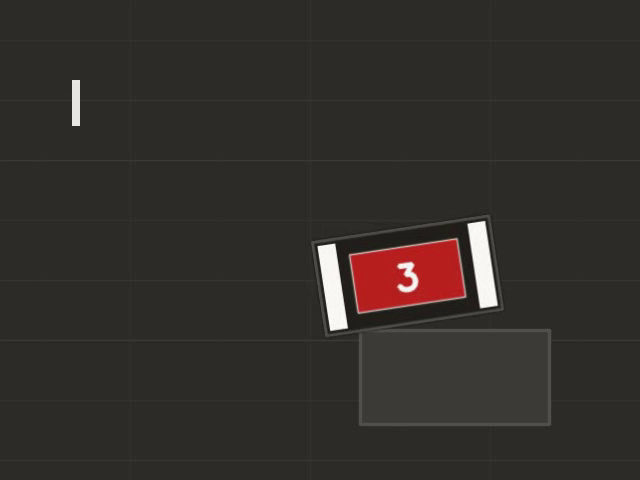
//> input picture frame 30 of lessons/opencv/素材/synth_armor.mp4, 640 x 480 px
$ ./9-2   (built with g++ and OpenCV 4)
//> lines starting //> are read from the running program, lines starting //| are printed output that depends on the picture; after the words box and inside, x2 and y2 are one past the last pixel; in counts of white or black regions, pixels touching at a corner belong together
#include <cmath>
#include <iostream>
#include <vector>

#include <opencv2/core.hpp>
#include <opencv2/imgproc.hpp>
#include <opencv2/videoio.hpp>

namespace {

double axisAngle(const std::vector<cv::Point>& contour) {
    cv::Mat samples(static_cast<int>(contour.size()), 2, CV_64F);
    for (int i = 0; i < samples.rows; ++i) {
        samples.at<double>(i, 0) = contour[i].x;
        samples.at<double>(i, 1) = contour[i].y;
    }
    cv::PCA pca(samples, cv::Mat(), cv::PCA::DATA_AS_ROW);
    const double ax = pca.eigenvectors.at<double>(0, 0);
    const double ay = pca.eigenvectors.at<double>(0, 1);
    double angle = std::atan2(ay, ax) * 180.0 / CV_PI;
    if (angle > 90.0) {
        angle -= 180.0;
    }
    if (angle <= -90.0) {
        angle += 180.0;
    }
    return angle;
}

int countBars(const cv::Mat& frame) {
    cv::Mat gray;
    cv::cvtColor(frame, gray, cv::COLOR_BGR2GRAY);
    cv::Mat mask;
    cv::threshold(gray, mask, 190, 255, cv::THRESH_BINARY);
    const cv::Mat kernel = cv::getStructuringElement(cv::MORPH_RECT,
                                                     cv::Size(3, 3));
    cv::morphologyEx(mask, mask, cv::MORPH_OPEN, kernel);
    cv::morphologyEx(mask, mask, cv::MORPH_CLOSE, kernel);

    std::vector<std::vector<cv::Point>> contours;
    cv::findContours(mask.clone(), contours, cv::RETR_EXTERNAL,
                     cv::CHAIN_APPROX_SIMPLE);
    int count = 0;
    for (const auto& contour : contours) {
        const double area = cv::contourArea(contour);
        const cv::Rect box = cv::boundingRect(contour);
        if (box.width == 0 || box.height == 0) {
            continue;
        }
        const double aspect = static_cast<double>(box.height) / box.width;
        const double fill = area / (box.width * box.height);
        const double angle = axisAngle(contour);
        if (area >= 500.0 && area <= 10000.0 && aspect >= 2.5 &&
            aspect <= 12.0 && fill >= 0.45 &&
            std::fabs(std::fabs(angle) - 90.0) <= 30.0) {
            ++count;
        }
    }
    return count;
}

cv::Mat readFrame(cv::VideoCapture& cap, int index) {
    cap.set(cv::CAP_PROP_POS_FRAMES, index);
    cv::Mat frame;
    cap >> frame;
    return frame;
}

}  // namespace

int main() {
    cv::VideoCapture cap("../素材/synth_armor.mp4");
    if (!cap.isOpened()) {
        std::cout << "open failed\n";
        return 1;
    }
    const cv::Mat first = readFrame(cap, 0);
//> in readFrame, frame is the input picture: 480 rows x 640 cols, CV_8UC3; mean B, G, R 42.7, 46.6, 51.5
    const cv::Mat gap = readFrame(cap, 150);
//> call 2 of readFrame, with index = 150
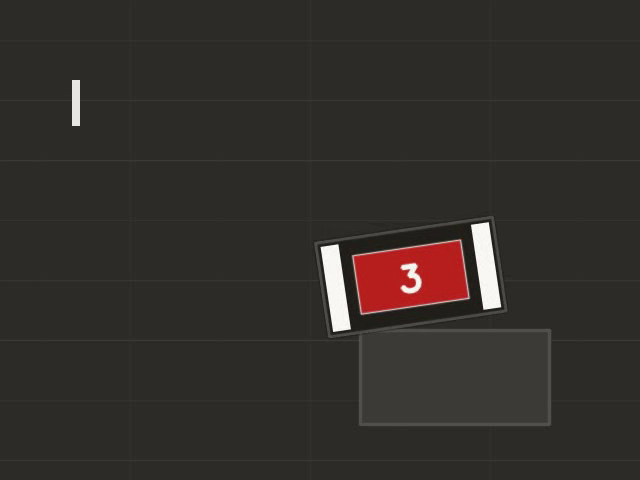
//> input picture frame 31 of lessons/opencv/素材/synth_armor.mp4, 640 x 480 px
//> in readFrame, frame is the input picture: 480 rows x 640 cols, CV_8UC3; mean B, G, R 42.7, 46.6, 51.5
    std::cout << "frame_0_bars = " << countBars(first) << '\n';
//> in countBars, `cv::threshold(gray, mask, 190, 255, cv::THRESH_BINARY);`:
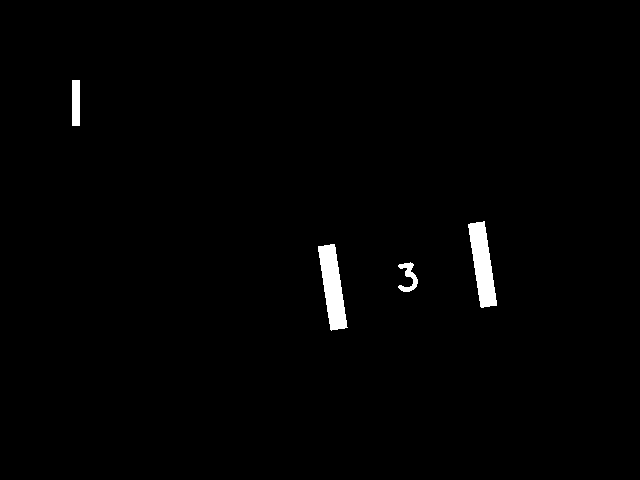
//> mask: 480 rows x 640 cols, CV_8UC1; 1.2% white; 4 white regions, box (x1, y1, x2, y2) and area: (318, 244, 348, 331) 1488, (468, 221, 497, 308) 1450, (72, 80, 80, 126) 368, (398, 262, 418, 292) 270
//> in countBars, `cv::morphologyEx(mask, mask, cv::MORPH_OPEN, kernel);`: mask: 480 rows x 640 cols, CV_8UC1; 1.2% white; 4 white regions, box (x1, y1, x2, y2) and area: (318, 244, 347, 330) 1486, (468, 222, 497, 308) 1448, (72, 80, 80, 126) 368, (399, 263, 418, 292) 263
//> in countBars, `cv::morphologyEx(mask, mask, cv::MORPH_CLOSE, kernel);`: mask: 480 rows x 640 cols, CV_8UC1; 1.2% white; 4 white regions
//> in countBars, `cv::findContours(mask.clone(), contours, cv::RETR_EXTERNAL, cv::CHAIN_..`: contours = 4 contours; box (x1, y1, x2, y2) and area: (318, 244, 347, 330) 1386, (468, 222, 497, 308) 1348, (72, 80, 80, 126) 315, (399, 263, 418, 292) 216
//> the loop in countBars, `for (const auto& contour : contours)` made 4 passes
//> (area, box, aspect, fill, ax in axisAngle, ay in axisAngle, angle in axisAngle, angle) on passes 2 to 3: (1386, Rect(318, 244, 29, 86), 2.97, 0.556, 0.147, 0.989, 81.53, 81.53), (1348.5, Rect(468, 222, 29, 86), 2.97, 0.541, 0.151, 0.988, 81.3, 81.3)
//> after the loop in countBars, `for (const auto& contour : contours)`: count = 2
//| frame_0_bars = 2
    std::cout << "frame_150_bars = " << countBars(gap) << '\n';
//> in countBars (call 2), `cv::cvtColor(frame, gray, cv::COLOR_BGR2GRAY);`:
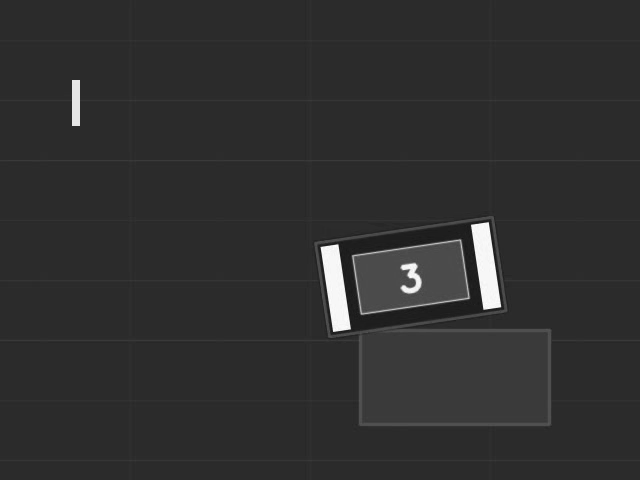
//> gray: 480 rows x 640 cols, CV_8UC1; min 21, max 255, mean 47.5
//> in countBars (call 2), `cv::threshold(gray, mask, 190, 255, cv::THRESH_BINARY);`:
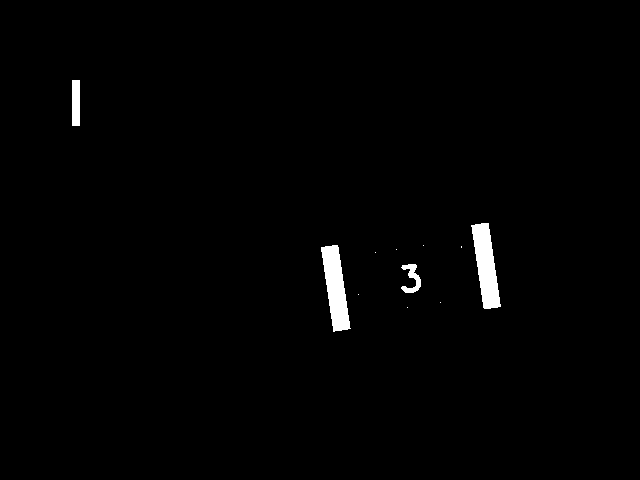
//> mask: 480 rows x 640 cols, CV_8UC1; 1.2% white; 11 white regions (7 under 20 px), largest, box (x1, y1, x2, y2) and area: (471, 223, 501, 309) 1497, (321, 245, 351, 332) 1496, (72, 80, 80, 126) 368, (401, 264, 421, 293) 278
//> in countBars (call 2), `cv::morphologyEx(mask, mask, cv::MORPH_OPEN, kernel);`: mask: 480 rows x 640 cols, CV_8UC1; 1.2% white; 4 white regions, box (x1, y1, x2, y2) and area: (472, 223, 501, 309) 1495, (321, 245, 350, 331) 1493, (72, 80, 80, 126) 368, (402, 264, 421, 293) 275
//> in countBars (call 2), `cv::morphologyEx(mask, mask, cv::MORPH_CLOSE, kernel);`: mask: 480 rows x 640 cols, CV_8UC1; 1.2% white; 4 white regions
//> in countBars (call 2), `cv::findContours(mask.clone(), contours, cv::RETR_EXTERNAL, cv::CHAIN_..`: contours = 4 contours; box (x1, y1, x2, y2) and area: (472, 223, 501, 309) 1395, (321, 245, 350, 331) 1393, (72, 80, 80, 126) 315, (402, 264, 421, 293) 226
//> the loop in countBars (call 2), `for (const auto& contour : contours)` made 4 passes
//> (area, box, aspect, fill, ax in axisAngle, ay in axisAngle, angle in axisAngle, angle) on passes 2 to 3: (1393, Rect(321, 245, 29, 86), 2.97, 0.559, 0.152, 0.988, 81.26, 81.26), (1395, Rect(472, 223, 29, 86), 2.97, 0.559, 0.157, 0.988, 80.94, 80.94)
//> after the loop in countBars (call 2), `for (const auto& contour : contours)`: count = 2
//| frame_150_bars = 2
    return 0;
}

$ run again, starting later in the video
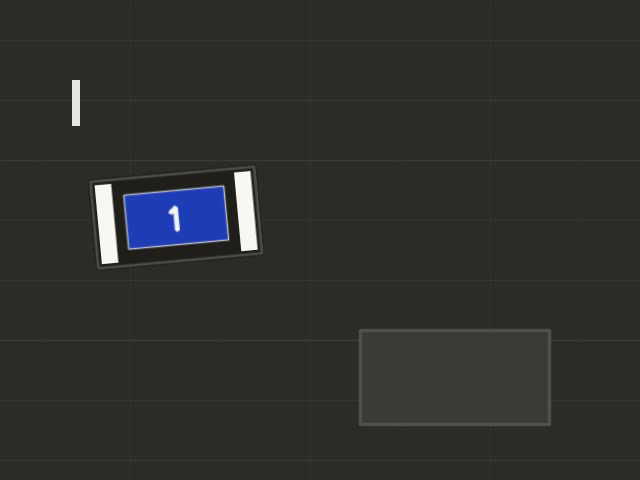
//> input picture frame 240 of lessons/opencv/素材/synth_armor.mp4, 640 x 480 px
//> in readFrame, frame is the input picture: 480 rows x 640 cols, CV_8UC3; mean B, G, R 44.8, 46.7, 48.2
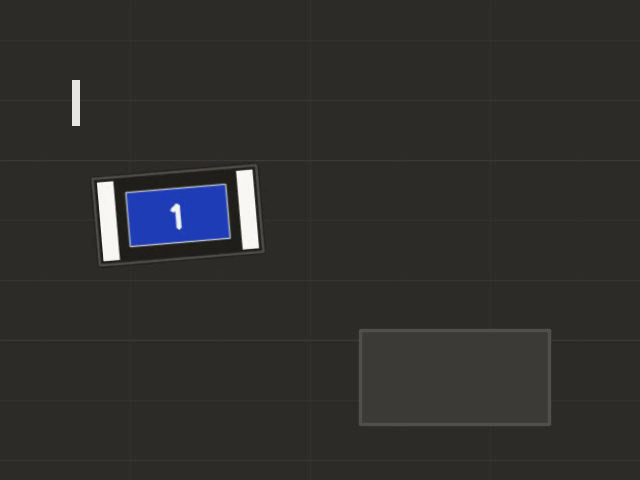
//> input picture frame 241 of lessons/opencv/素材/synth_armor.mp4, 640 x 480 px
//> in readFrame, frame is the input picture: 480 rows x 640 cols, CV_8UC3; mean B, G, R 44.8, 46.7, 48.2
//> contours = 4 contours; box (x1, y1, x2, y2) and area: (95, 184, 118, 264) 1158, (235, 172, 257, 251) 1148, (72, 80, 80, 126) 315, (170, 207, 179, 231) 92
//> the loop in countBars, `for (const auto& contour : contours)` made 4 passes
//> after the loop in countBars, `for (const auto& contour : contours)`: count = 2
//| frame_0_bars = 2
//> gray: 480 rows x 640 cols, CV_8UC1; min 22, max 255, mean 46.8
//> in countBars (call 2), `cv::threshold(gray, mask, 190, 255, cv::THRESH_BINARY);`:
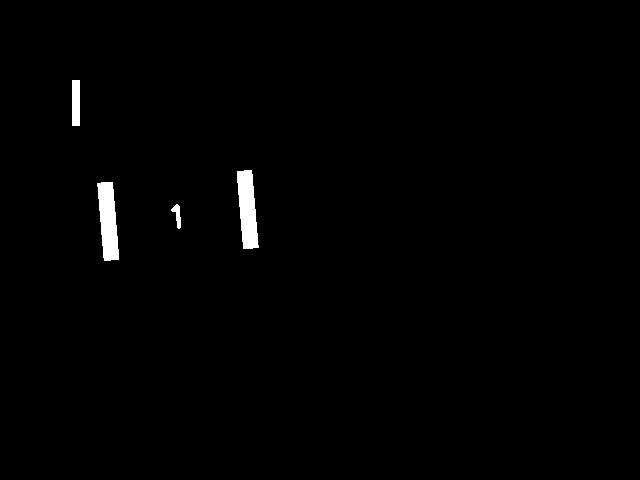
//> mask: 480 rows x 640 cols, CV_8UC1; 0.96% white; 4 white regions, box (x1, y1, x2, y2) and area: (97, 182, 119, 261) 1237, (237, 170, 259, 249) 1231, (72, 80, 80, 126) 368, (171, 204, 181, 229) 123
//> contours = 4 contours; box (x1, y1, x2, y2) and area: (97, 182, 119, 261) 1144, (237, 170, 259, 249) 1138, (72, 80, 80, 126) 315, (172, 205, 181, 228) 90
//> the loop in countBars (call 2), `for (const auto& contour : contours)` made 4 passes
//> after the loop in countBars (call 2), `for (const auto& contour : contours)`: count = 2
//| frame_150_bars = 2
